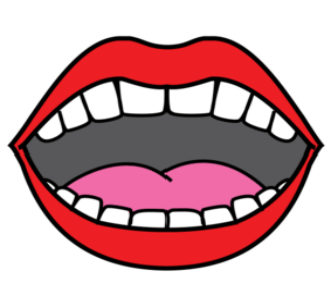
#> input picture assets/pictogramas/w_b_0.jpg, 331 x 308 px; its folder holds 2 pictures in this run
$ python clean_pictograms.py ../assets/pictogramas
#> lines starting #> are read from the running program, lines starting #| are printed output that depends on the picture; after the words box and inside, x2 and y2 are one past the last pixel; in counts of white or black regions, pixels touching at a corner belong together
"""Borra líneas sueltas del recuadro del PDF que quedaron al pie de algunos pictogramas.
Uso: python3 scripts/clean_pictograms.py assets/pictogramas
"""
import sys, os, numpy as np
from PIL import Image
d=sys.argv[1]
for f in sorted(os.listdir(d)):
    if not f.endswith('.jpg'): continue
    p=os.path.join(d,f); im=Image.open(p).convert('RGB'); a=np.asarray(im).astype(int)
#> further down, im is the input picture: PIL image 331x308 RGB; mean R, G, B 204.3, 163.5, 168.4
    h=a.shape[0]; nonwhite=(a.min(axis=2)<200)
#> after `h = a.shape[0]`: h = 308
#> after `nonwhite = a.min(axis=2) < 200`:
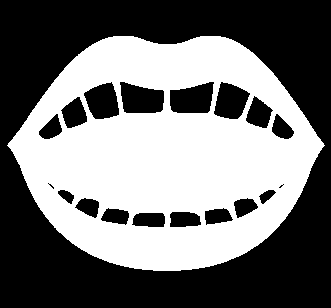
#> nonwhite: shape (308, 331) bool; 45.7% white; 1 white region, box (x1, y1, x2, y2) and area: (7, 36, 325, 271) 46577
    frac=nonwhite.mean(axis=1)
#> frac = 308 values, max 0.961 at index 145, min 0 at index 0, mean 0.457
    rows=[y for y in range(int(h*0.85),h) if frac[y]>0.45]
#> rows = []
    # a thin full-width rule near the bottom = leftover box border from the PDF, not the drawing
    if rows and len(rows)<=6 and frac[max(0,min(rows)-6):min(rows)].mean()<0.25:
        a=a.copy(); a[max(0,min(rows)-1):min(h,max(rows)+2),:,:]=255
        Image.fromarray(a.astype('uint8')).save(p,'JPEG',quality=82); print('cleaned',f,rows)
#> pass 2 of the loop `for f in sorted(os.listdir(d)):`:
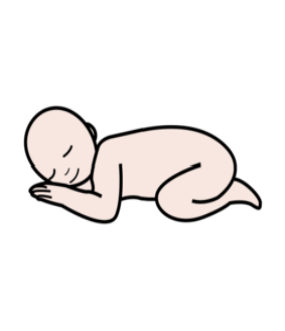
#> input picture assets/pictogramas/w_b_1.jpg, 285 x 331 px
#> im is the input picture: PIL image 285x331 RGB; mean R, G, B 244.5, 241.9, 240.8
#> a: shape (331, 285, 3) int64
#> `nonwhite = a.min(axis=2) < 200`:
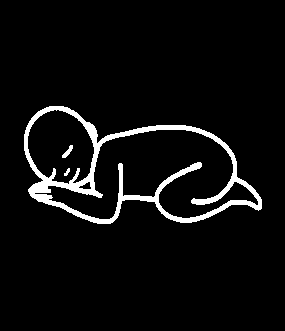
#> nonwhite: shape (331, 285) bool; 5.2% white; 3 white regions, box (x1, y1, x2, y2) and area: (24, 106, 262, 224) 4803, (62, 145, 73, 158) 61, (64, 168, 70, 176) 26
#> frac = 331 values, max 0.316 at index 200, min 0 at index 0, mean 0.0518
